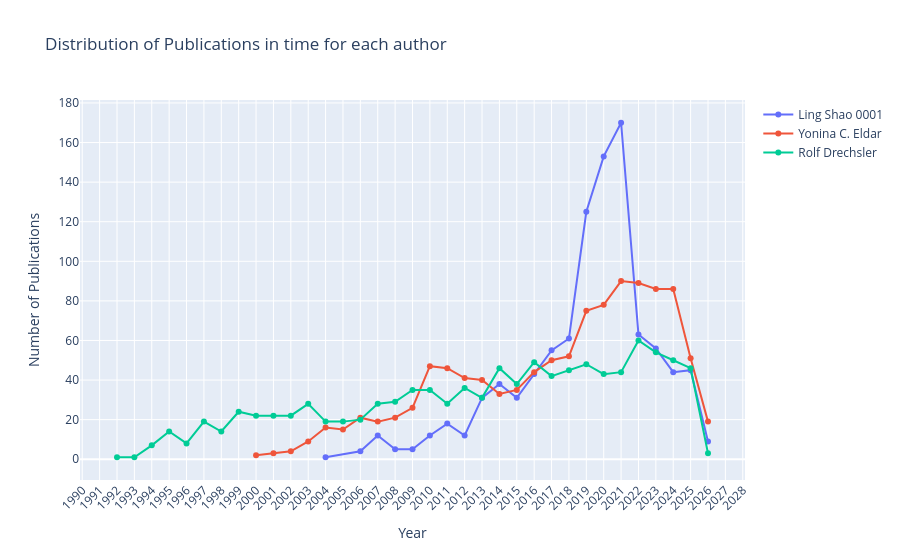

The notebook cell saved with this chart:
### Code cell
# Visualize the number of publications in time for each author
fig = go.Figure()

for df, auth in zip(pubs_time, authors):
    # Convert 'year' column to numeric for completeness shake
    df["year"] = pd.to_numeric(df["year"])
    fig.add_trace(
        go.Scatter(
            x=df["year"],
            y=df["id"],
            mode="lines+markers",
            name=auth
        )
    )
    
fig.update_layout(
    xaxis_title="Year",
    yaxis_title="Number of Publications",
    title="Distribution of Publications in time for each author",
    xaxis=dict(
        tickangle=-45,
        tickmode='linear',
        dtick=1
    )
)

fig.show()

### Figure 1 — Plotly figure (JSON) as saved in the notebook; plotly's stock layout.template omitted (floating-point values rounded to 4 significant figures)
{"data": [{"mode": "lines+markers", "name": "Ling Shao 0001", "type": "scatter", "x": [2004, 2006, 2007, 2008, 2009, 2010, 2011, 2012, 2013, 2014, 2015, 2016, 2017, 2018, 2019, 2020, 2021, 2022, 2023, 2024, 2025, 2026], "y": [1, 4, 12, 5, 5, 12, 18, 12, 31, 38, 31, 43, 55, 61, 125, 153, 170, 63, 56, 44, 45, 9]}, {"mode": "lines+markers", "name": "Yonina C. Eldar", "type": "scatter", "x": [2000, 2001, 2002, 2003, 2004, 2005, 2006, 2007, 2008, 2009, 2010, 2011, 2012, 2013, 2014, 2015, 2016, 2017, 2018, 2019, 2020, 2021, 2022, 2023, 2024, 2025, 2026], "y": [2, 3, 4, 9, 16, 15, 21, 19, 21, 26, 47, 46, 41, 40, 33, 35, 44, 50, 52, 75, 78, 90, 89, 86, 86, 51, 19]}, {"mode": "lines+markers", "name": "Rolf Drechsler", "type": "scatter", "x": [1992, 1993, 1994, 1995, 1996, 1997, 1998, 1999, 2000, 2001, 2002, 2003, 2004, 2005, 2006, 2007, 2008, 2009, 2010, 2011, 2012, 2013, 2014, 2015, 2016, 2017, 2018, 2019, 2020, 2021, 2022, 2023, 2024, 2025, 2026], "y": [1, 1, 7, 14, 8, 19, 14, 24, 22, 22, 22, 28, 19, 19, 20, 28, 29, 35, 35, 28, 36, 31, 46, 38, 49, 42, 45, 48, 43, 44, 60, 54, 50, 46, 3]}], "layout": {"title": {"text": "Distribution of Publications in time for each author"}, "xaxis": {"dtick": 1, "tickangle": -45, "tickmode": "linear", "title": {"text": "Year"}}, "yaxis": {"title": {"text": "Number of Publications"}}}}
